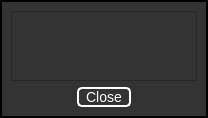
<?xml version="1.0" encoding="UTF-8"?>
<ui version="4.0">
 <class>Dialog</class>
 <widget class="QDialog" name="Dialog">
  <property name="geometry">
   <rect>
    <x>0</x>
    <y>0</y>
    <width>208</width>
    <height>118</height>
   </rect>
  </property>
  <property name="windowTitle">
   <string>Info</string>
  </property>
  <property name="styleSheet">
   <string notr="true">QDialog {
	background-color: #333333;
	color: white;
    border: 2px solid black;
}

QLabel {
	background-color: #333333;
	color: white;
}

QLineEdit {
	background-color: #333333;
	color: white;
}

QPlainTextEdit {
	background-color: #333333;
	color: white;
}

QPushButton {
    color: white;
    border-radius: 5px;
    border: 2px solid white;
	background-color: #333333;
    font-size: 14px;
	width: 50px;
}</string>
  </property>
  <property name="locale">
   <locale language="English" country="UnitedStates"/>
  </property>
  <layout class="QGridLayout" name="gridLayout">
   <item row="1" column="0">
    <widget class="QDialogButtonBox" name="buttonBox">
     <property name="locale">
      <locale language="English" country="UnitedStates"/>
     </property>
     <property name="orientation">
      <enum>Qt::Horizontal</enum>
     </property>
     <property name="standardButtons">
      <set>QDialogButtonBox::Close</set>
     </property>
     <property name="centerButtons">
      <bool>true</bool>
     </property>
    </widget>
   </item>
   <item row="0" column="0">
    <widget class="QPlainTextEdit" name="textEdit">
     <property name="enabled">
      <bool>true</bool>
     </property>
     <property name="font">
      <font>
       <family>Consolas</family>
       <pointsize>10</pointsize>
      </font>
     </property>
     <property name="focusPolicy">
      <enum>Qt::ClickFocus</enum>
     </property>
     <property name="styleSheet">
      <string notr="true"/>
     </property>
     <property name="textInteractionFlags">
      <set>Qt::TextSelectableByKeyboard|Qt::TextSelectableByMouse</set>
     </property>
    </widget>
   </item>
  </layout>
 </widget>
 <resources/>
 <connections>
  <connection>
   <sender>buttonBox</sender>
   <signal>accepted()</signal>
   <receiver>Dialog</receiver>
   <slot>accept()</slot>
   <hints>
    <hint type="sourcelabel">
     <x>248</x>
     <y>254</y>
    </hint>
    <hint type="destinationlabel">
     <x>157</x>
     <y>274</y>
    </hint>
   </hints>
  </connection>
  <connection>
   <sender>buttonBox</sender>
   <signal>rejected()</signal>
   <receiver>Dialog</receiver>
   <slot>reject()</slot>
   <hints>
    <hint type="sourcelabel">
     <x>316</x>
     <y>260</y>
    </hint>
    <hint type="destinationlabel">
     <x>286</x>
     <y>274</y>
    </hint>
   </hints>
  </connection>
 </connections>
</ui>
